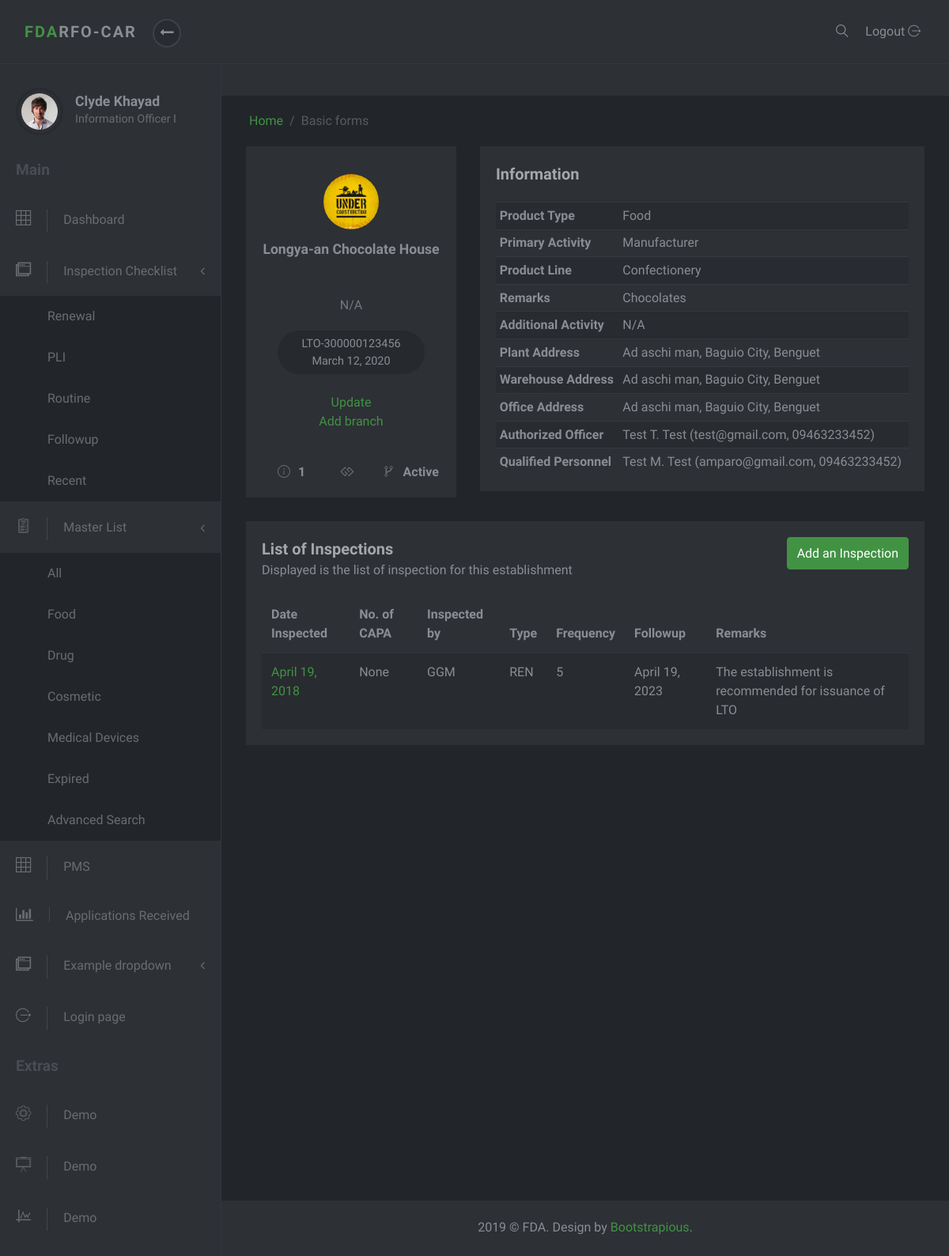
The page /masterlist/5/ on the database as committed earlier.
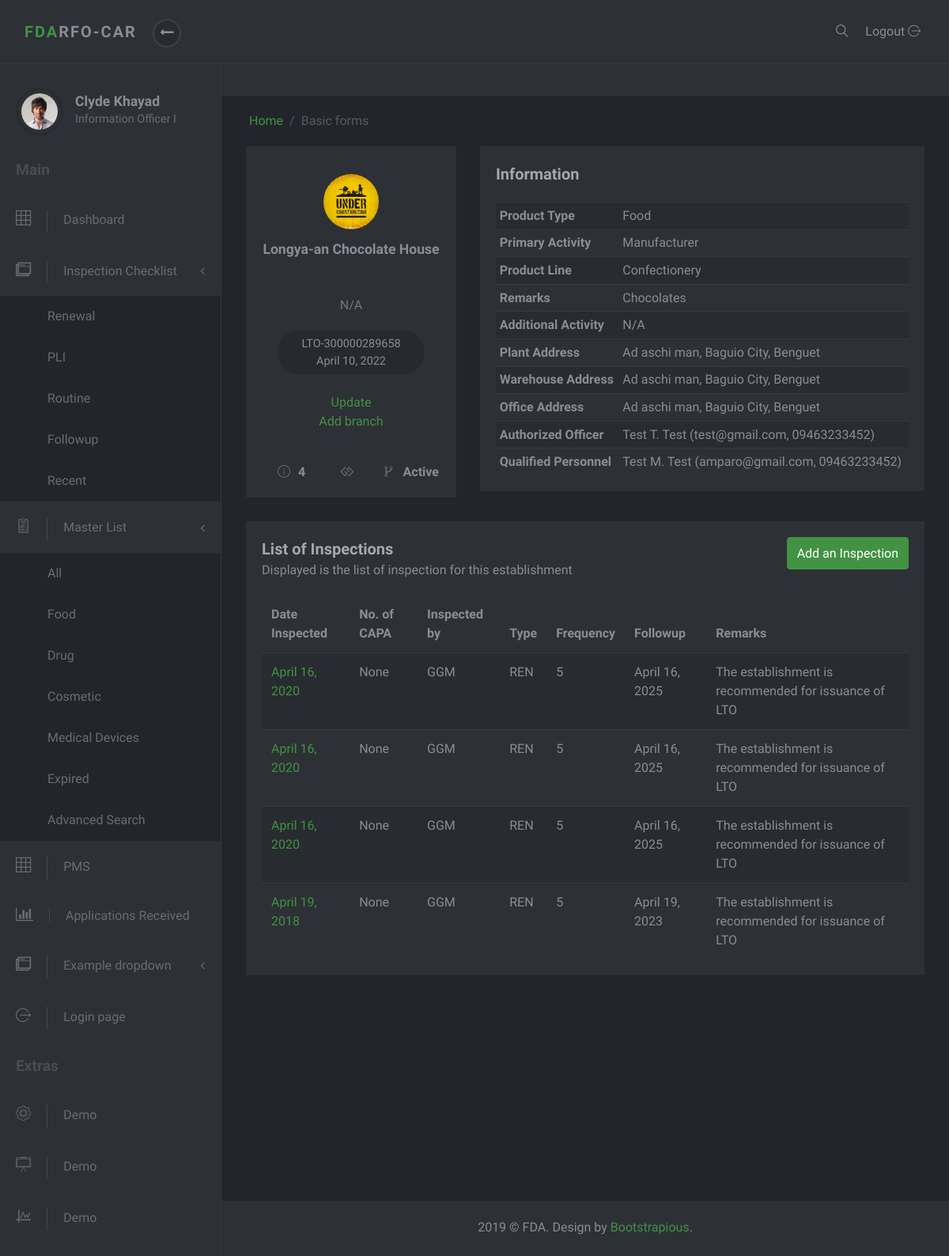
The same page on the database as committed later.
### masterlist/models.py (models this page shows, shortened)
class Establishment(models.Model):
    date_modified = models.DateTimeField('date modified', default=timezone.now)
    application = models.CharField(max_length=1, choices=constants.APPLICATIONS)
    name = models.CharField(max_length=60)
    product_type = models.ForeignKey(ProductType, on_delete=models.SET_NULL, null=True)
    center = models.CharField(max_length=6, choices=constants.CENTERS)
    primary_activity = models.ForeignKey(PrimaryActivity, on_delete=models.CASCADE, null=True)
    specific_activity = models.ManyToManyField(SpecificActivity)
    additional_activity = models.ForeignKey(AdditionalActivity, on_delete=models.SET_NULL, null=True)
    product_line = models.ForeignKey(ProductLine, on_delete=models.SET_NULL, null=True, blank=True)
    plant_address = models.OneToOneField(PlantAddress, on_delete=models.SET_NULL, null=True)
    office_address = models.OneToOneField(OfficeAddress, on_delete=models.SET_NULL, null=True)
    authorized_officer = models.OneToOneField(AuthorizedOfficer, on_delete=models.SET_NULL, null=True)
    remarks = models.CharField(max_length=100, null=True, blank=True, verbose_name='Product Remarks')
    status = models.CharField(max_length=8, choices=constants.EST_STATUS, null=True, default="Active")
    folder_id = models.CharField(max_length=10, null=True, verbose_name="Folder Number")
    expiredlist = mymanagers.ExpiredListManager()
    objects = models.Manager()
    class Meta:
        ordering = ['-date_modified']

class SpecificActivity(models.Model):
    name = models.CharField(max_length=150)

class Lto(models.Model):
    establishment = models.ForeignKey(Establishment, on_delete=models.CASCADE, null=True, related_name='ltos')
    issuance = models.DateTimeField(null=True, blank=True, verbose_name='Date Issued')
    lto_number = models.CharField(max_length=20)
    expiry = models.DateTimeField('expiry date')
    class Meta:
        ordering = ['-expiry']
        get_latest_by = 'expiry'

class ProductType(models.Model):
    name = models.CharField(max_length=50)
    def __str__(self):
        return self.name

class PrimaryActivity(models.Model):
    name = models.CharField(max_length=150)
    def __str__(self):
        return self.name

class ProductLine(models.Model):
    name = models.CharField(max_length=150)
    product_type = models.ForeignKey(ProductType, on_delete=models.SET_NULL, null=True)
    def __str__(self):
        return self.name

class AdditionalActivity(models.Model):
    name = models.CharField(max_length=150)
    def __str__(self):
        return self.name

class Address(models.Model):
    address = models.CharField(max_length=250)
    region = models.ForeignKey(Region, on_delete=models.SET_NULL, null=True)
    province = models.ForeignKey(Province, on_delete=models.SET_NULL, null=True)
    municipality_or_city = models.ForeignKey(CityOrMunicipality, on_delete=models.SET_NULL, null=True)
    def full_address(self):
        return self.address + ', ' + self.municipality_or_city.name + ', ' + self.province.name

class CityOrMunicipality(models.Model):
    name = models.CharField(max_length=30)
    description = models.CharField(max_length=50, null=True, blank=True)
    province = models.ForeignKey(Province, on_delete=models.CASCADE)

class Province(models.Model):
    name = models.CharField(max_length=30)
    region = models.ForeignKey(Region, on_delete=models.SET_NULL, null=True)

class WarehouseAddress(Address):
    establishment = models.ForeignKey(Establishment, on_delete=models.SET_NULL, null=True, related_name='warehouses')
    pass

class Person(models.Model):
    first_name = models.CharField(max_length=250, null=True, blank=True)
    last_name = models.CharField(max_length=250, null=True, blank=True)
    middle_initial = models.CharField(max_length=3, null=True, blank=True)
    email = models.EmailField(max_length=250, null=True)
    mobile = models.CharField(max_length=11, null=True, blank=True)
    def full_name(self):
        return self.first_name + " " + self.middle_initial + ". " + self.last_name

class QualifiedPerson(Person):
    establishment = models.ForeignKey(Establishment, on_delete=models.SET_NULL, null=True)
    designation = models.ForeignKey(QualifiedPersonDesignation, on_delete=models.SET_NULL, null=True, blank=True)
    def __str__(self):
        return self.full_name()

class Inspection(models.Model):
    establishment = models.ForeignKey(Establishment, on_delete=models.SET_NULL, null=True)
    tracking_number = models.CharField(max_length=14, null=True, verbose_name="DTN or Case #")
    capa = models.OneToOneField(Capa, on_delete=models.SET_NULL, null=True, blank=True)
    type_of_inspection = models.CharField(max_length=20, choices=constants.INSPECTION_TYPES)
    date_inspected = models.DateTimeField('Date Inspected')
    frequency_of_inspection = models.PositiveIntegerField(default=0, verbose_name="Frequency of Inspection", null=True, blank=True)
    risk_rating = models.CharField(max_length=7, choices=constants.RISK_RATINGS, null=True, blank=True)
    date_of_followup_inspection = models.DateTimeField('Date of Followup Inspection', null=True, blank=True)
    inspector = models.CharField(max_length=3, choices=constants.INSPECTORS)
    remarks = models.CharField(max_length=200, null=True)
    inspection_report = models.FileField(null=True, blank=False, upload_to=report_directory_path, verbose_name='Inspection Report')
    class Meta:
        ordering = ['-date_inspected']
        get_latest_by = 'date_inspected'

### masterlist/views.py (the view)
# urls.py: path('<int:id>/', EstablishmentDetailView.as_view(), name='est-detail'),
class EstablishmentDetailView(DetailView):
    template_name = 'masterlist/establishment-detail.html'
    context_object_name = 'establishment'
    def get_object(self):
        est_id =self.kwargs.get("id")
        return get_object_or_404(Establishment, id=est_id)
    def get_context_data(self, **kwargs):
        context = super().get_context_data(**kwargs)
        curr_est = Establishment.objects.get(pk=self.kwargs.get('id'))
        inspections = curr_est.inspection_set.all()
        context['masterlist_active'] = "active"
        context['inspections'] = inspections
        return context

### masterlist/templates/masterlist/establishment-detail.html (shortened to what this page needs)
{% extends 'masterlist/partial/base.html' %}
{% block content %}
<div class="row">
    <div class="col-lg-4">
        <div class="user-block block text-center">
            <div class="avatar">
                <img src="/static/masterlist/img/under_construction_logo.jpg" alt="..." class="img-fluid">
            </div>
            <a href="#" class="user-title">
                <h3 class="h5">{{establishment.name}}</h3>
                 <br />
                <br />
                {% for spec_act in establishment.specific_activity.all %}
                <span>{{spec_act.name}}</span><br>
                {% endfor %}
            </a>
            <div class="contributions">{{establishment.ltos.first.lto_number}} <br> {{establishment.ltos.first.expiry.date}}</div> <br><br/>
            <a href="{% url 'admin:masterlist_establishment_change' establishment.id %}" target="_blank">Update</a><br/>
            <a href="#">Add branch</a>
            <div class="details d-flex">
              <div class="item" data-toggle="tooltip" title="Number of Inspections"><i class="icon-info"></i><strong>{{establishment.inspection_set.all.count}}</strong></div>
              <div class="item" data-toggle="tooltip" title="Month/s before expiration"><i class="fa fa-gg"></i><strong>{{establishment.lto.get_duration}}</strong></div>
              <div class="item" data-toggle="tooltip" title="Status"><i class="icon-flow-branch"></i><strong>{{establishment.status}}</strong></div>
            </div>
        </div>
    </div>
    <div class="col-lg-8">
        <div class="user-block block text-center">
            <div class="title text-left">
                <strong>Information</strong>
            </div>
            <div class="table-responsive">
                <table class="table table-striped table-sm">
                    <tbody>
                    <tr>
                        <th scope="row" class="text-left">Product Type</th>
                        <td class="text-left">{{establishment.product_type}}</td>
                    </tr>
                    <tr>
                        <th scope="row" class="text-left">Primary Activity</th>
                        <td class="text-left">{{establishment.primary_activity}}</td>
                    </tr>
                    <tr>
                        <th scope="row" class="text-left">Product Line</th>
                        <td class="text-left">{{establishment.product_line}}</td>
                    </tr>
                    <tr>
                        <th scope="row" class="text-left">Remarks</th>
                        <td class="text-left">{{establishment.remarks}}</td>
                    </tr>
                    <tr>
                        <th scope="row" class="text-left">Additional Activity</th>
                        <td class="text-left">{{establishment.additional_activity}}</td>
                    </tr>
                    <tr>
                        <th scope="row" class="text-left">Plant Address</th>
                        <td class="text-left">{{establishment.plant_address.full_address}}</td>
                    </tr>
                    <tr>
                        <th scope="row" class="text-left">Warehouse Address</th>
                        <td class="text-left">
                          {% for warehouse in establishment.warehouses.all %}
                          {{warehouse.full_address}} <br/>
                          {% endfor %}
                        </td>
                    </tr>
                    <tr>
                        <th scope="row" class="text-left">Office Address</th>
                        <td class="text-left">{{establishment.office_address.full_address}}</td>
                    </tr>
                    <tr>
                        <th scope="row" class="text-left">Authorized Officer</th>
                        <td class="text-left">{{establishment.authorized_officer.full_name}} ({{establishment.authorized_officer.email}}, {{establishment.authorized_officer.mobile}})</td>
                    </tr>
                    <tr>
                        <th scope="row" class="text-left">Qualified Personnel</th>
                        {% if establishment.qualifiedperson_set.all %}
                          {% for qualified_person in establishment.qualifiedperson_set.all %}
                          <td class="text-left">{{qualified_person}} ({{qualified_person.email}}, {{qualified_person.mobile}})</td>
                          {% endfor %}
                        {% else %}
                          <td class="text-left">None</td>
                        {% endif %}
                    </tr>
                    </tbody>
                </table>
            </div>
        </div>
    </div>
</div>
<div class="row">
    <div class="col-lg-12">
        <div class="block">
            <div class="title">
                <div class="row">
                  <div class="col-md-6">
                    <strong>List of Inspections</strong>
                    <span class="d-block">Displayed is the list of inspection for this establishment</span>
                  </div>
                  <div class="col-md-6 text-right">
                    <a class="btn btn-primary" href="{% url 'admin:masterlist_inspection_add' %}" target="_blank">Add an Inspection</a>
                  </div>
                </div>
            </div>
            <div class="block-body">
                <div class="table-responsive">
                    <table class="table table-striped table-hover">
                        <thead>
                        <tr>
                            <th>Date Inspected</th>
                            <th>No. of CAPA</th>
                            <th>Inspected by</th>
                            <th>Type</th>
                            <th>Frequency</th>
                            <th>Followup</th>
                            <th>Remarks</th>
                        </tr>
                        </thead>
                        <tbody>
                        {% if inspections %}
                        {% for inspection in inspections %}
                        <tr>
                            <td><a href="{% url 'admin:masterlist_inspection_change' inspection.id %}" target="_blank">{{inspection.date_inspected.date}}</a></td>
                            {% if inspection.capa %}
                            <td><a href="{% url 'admin:masterlist_capa_change' inspection.capa.id %}" target="_blank">{{inspection.capa.capadeficiency_set.all.count}}</a></td>
                            {% else %}
                            <td>None</td>
                            {% endif %}
                            <td>{{inspection.inspector}}</td>
                            <td>{{inspection.type_of_inspection}}</td>
                            <td>{{inspection.frequency_of_inspection}}</td>
                            <td>{{inspection.date_of_followup_inspection.date}}</td>
                            <td>{{inspection.remarks}}</td>
                        </tr>
                        {% endfor %}
                        {% else %}
                        No inspections yet
                        {% endif %}
                        </tbody>
                    </table>
                </div>
            </div>
        </div>
    </div>
</div>
{% endblock %}

Rows that differ between the two databases and show on the page:
computed for Establishment "Longya-an Chocolate House": ltos.first.lto_number "LTO-300000123456" → "LTO-300000289658"; ltos.first.expiry "March 12, 2020" → "April 10, 2022"; inspection_set.all.count "1" → "4"
added Inspection: date_inspected "April 16, 2020", shows "None", inspector "GGM", type_of_inspection "REN", frequency_of_inspection "5", date_of_followup_inspection "April 16, 2025", remarks "The establishment is recommended for issuance of LTO"
added Inspection: date_inspected "April 16, 2020", shows "None", inspector "GGM", type_of_inspection "REN", frequency_of_inspection "5", date_of_followup_inspection "April 16, 2025", remarks "The establishment is recommended for issuance of LTO"
added Inspection: date_inspected "April 16, 2020", shows "None", inspector "GGM", type_of_inspection "REN", frequency_of_inspection "5", date_of_followup_inspection "April 16, 2025", remarks "The establishment is recommended for issuance of LTO"
